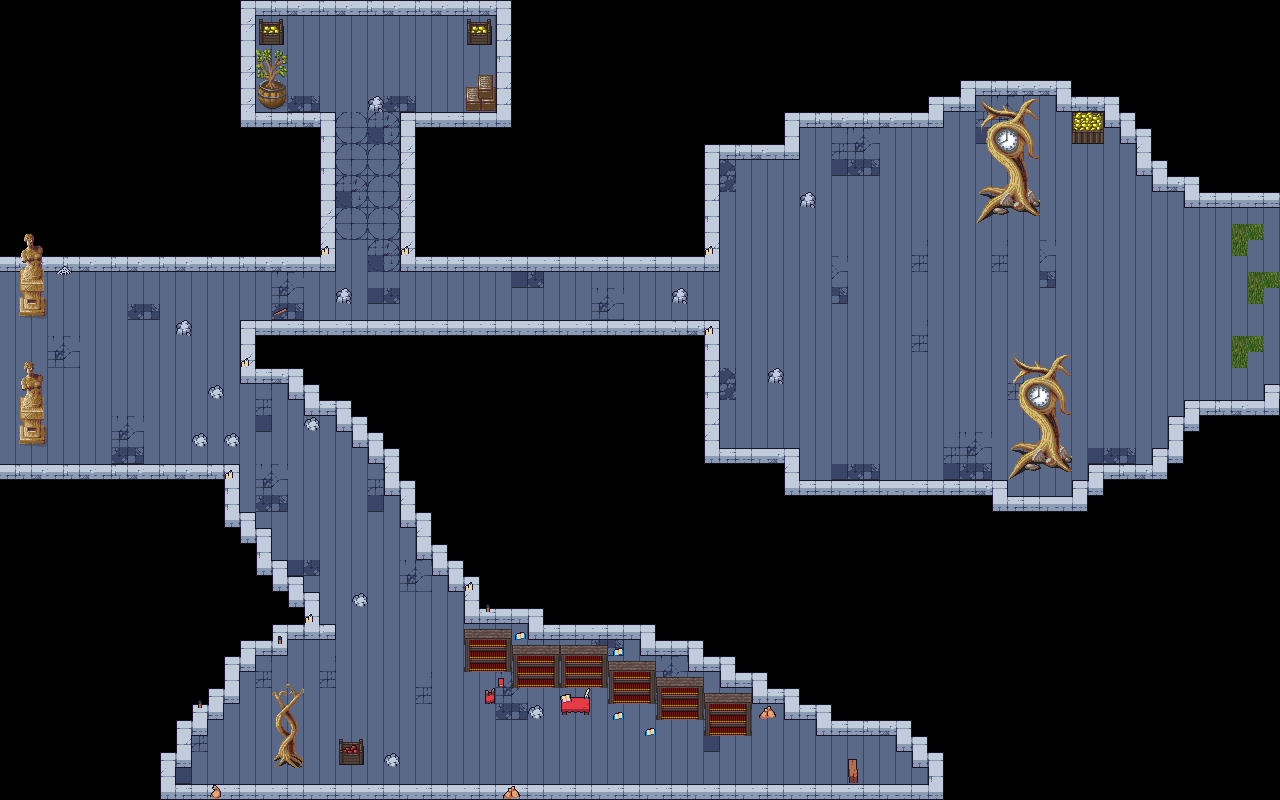

A 2D game scene composited from a Tiled map and its tileset images. What follows is a short description and the map's XML, with each tile layer's data collapsed to a summary:
An orthogonal 80x50 tile map with 16x16 px tiles, 3 tile layers (Слой тайлов 1, Слой тайлов 2, Слой тайлов 3), 5 tilesets.

<map version="1.10" tiledversion="1.11.1" orientation="orthogonal" renderorder="right-down" width="80" height="50" tilewidth="16" tileheight="16" infinite="0" nextlayerid="4" nextobjectid="1">
 <tileset firstgid="1" source="Карта/Tileset.tsx" />
 <tileset firstgid="210" source="Карта/magecity.tsx" />
 <tileset firstgid="1650" source="Карта/Castle2.tsx" />
 <tileset firstgid="1906" source="Карта/Objects.tsx" />
 <tileset firstgid="2226" source="Карта/Objects_small_details.tsx" />
 <layer id="1" name="Слой тайлов 1" width="80" height="50">
  <data>[4000 cells, 1584 non-empty, 21 distinct tile ids]</data>
 </layer>
 <layer id="2" name="Слой тайлов 2" width="80" height="50">
  <data>[4000 cells, 485 non-empty, 59 distinct tile ids]</data>
 </layer>
 <layer id="3" name="Слой тайлов 3" width="80" height="50">
  <data>[4000 cells, 69 non-empty, 31 distinct tile ids]</data>
 </layer>
</map>
